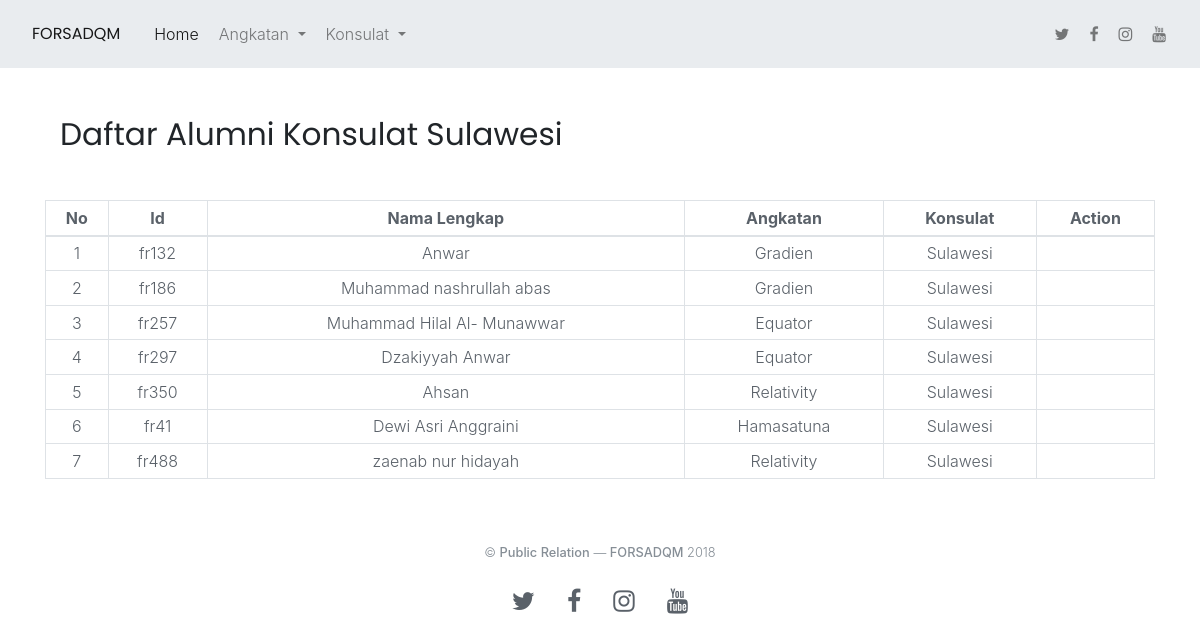
Screenshot of /index.php/konsulat/sulawesi with the database file from the repository.
### tables this page shows
CREATE TABLE `t_alumni` (
  `id` varchar(5) NOT NULL,
  `nama` varchar(34) NOT NULL,
  `jk` varchar(6) NOT NULL,
  `tempat` varchar(33) DEFAULT NULL,
  `tgl` date DEFAULT NULL,
  `angkatan` int(11) NOT NULL,
  `status` varchar(28) DEFAULT NULL,
  `alamat` varchar(162) NOT NULL,
  `konsulat` int(11) NOT NULL,
  `hp` varchar(40) NOT NULL,
  `email` varchar(45) DEFAULT NULL,
  `sosmed` varchar(70) DEFAULT NULL,
  `profesi` varchar(62) NOT NULL,
  `pekerjaan` varchar(98) NOT NULL,
  `institusi` varchar(67) DEFAULT NULL,
  `fakultas` varchar(66) DEFAULT NULL,
  `kerja` varchar(37) DEFAULT NULL,
  `perusahaan` varchar(101) DEFAULT NULL,
  `riwayat` varchar(554) DEFAULT NULL,
  `prestasi` varchar(500) DEFAULT NULL,
  `liqo` varchar(5) DEFAULT NULL,
  `murobbi` varchar(426) DEFAULT NULL,
  `hp_murobbi` varchar(23) DEFAULT NULL,
  `alasan` varchar(174) DEFAULT NULL
);

CREATE TABLE `t_angkatan` (
  `id` int(11) NOT NULL,
  `nama` varchar(30) NOT NULL
);

CREATE TABLE `t_konsulat` (
  `id` int(11) NOT NULL,
  `nama` varchar(30) NOT NULL
);

### application/controllers/Konsulat.php (called while the page is built, shortened)
<?php
class Konsulat extends CI_Controller{
    function sulawesi(){
        $this->load->model('M_Forsadqm');
		$data['alumni']		= $this->M_Forsadqm->alumni()->result();
		$data['konsulat']	= $this->M_Forsadqm->konsulat()->result();
		$data['angkatan']	= $this->M_Forsadqm->angkatan()->result();
		$data['sulawesi']    	= $this->db->get_where('t_alumni',array('konsulat'=>'11'))->result();
		$data['irhaby']			= $this->db->get_where('t_alumni',array('angkatan'=>'1'))->result();
		$data['hamasatuna']		= $this->db->get_where('t_alumni',array('angkatan'=>'2'))->result();
		$data['sirius']			= $this->db->get_where('t_alumni',array('angkatan'=>'3'))->result();
		$data['gradien']		= $this->db->get_where('t_alumni',array('angkatan'=>'4'))->result();
		$data['equator']		= $this->db->get_where('t_alumni',array('angkatan'=>'5'))->result();
		$data['relativity']		= $this->db->get_where('t_alumni',array('angkatan'=>'6'))->result();
		$this->load->view('layout/header');
		$this->load->view('konsulat/sulawesi',$data);
		$this->load->view('layout/footer');
    }
}
?>

### index.php (called while the page is built, shortened)
<?php
require_once BASEPATH.'core/CodeIgniter.php';

### application/models/M_Forsadqm.php (called while the page is built, shortened)
<?php
class M_Forsadqm extends CI_Model{
    function konsulat(){
        return $this->db->get('t_konsulat');
        return $query->result();
    }
    function angkatan(){
        return $this->db->get('t_angkatan');
        return $query->result();
    }
}
?>

### application/views/konsulat/sulawesi.php (the view)
<div id="" class="container mb-5 mt-5">
       <div class="section-title col-md-12 ml-auto mr-auto">
           <h3 class="mb-4">Daftar Alumni Konsulat Sulawesi</h3>
       </div>
   </div>
   <div class="container">
       <table class="table table-sm table-bordered table-hover">
           <thead>
               <tr>
                   <th class="text-center">No</th>
                   <th class="text-center">Id</th>
                   <th class="text-center">Nama Lengkap</th>
                   <th class="text-center">Angkatan</th>
                   <th class="text-center">Konsulat</th>
                   <th class="text-center">Action</th>
               </tr>
           </thead>
           <tbody>
           <?php
           $no = 1;
           foreach($sulawesi as $a){ ?>
               <tr>
                   <td class="text-center"><?php echo $no++ ?></td>
                   <td class="text-center"><?php echo $a->id ?></td>
                   <td class="text-center"><?php echo $a->nama ?></td>
                   <td class="text-center">
                       <?php foreach($angkatan as $an){ ?>
                           <?php if($a->angkatan == $an->id): ?>
                               <?php echo $an->nama ?>
                           <?php endif; ?>
                       <?php } ?>
                   </td>
                   <td class="text-center">
                       <?php foreach($konsulat as $k){ ?>
                           <?php if($a->konsulat == $k->id): ?>
                               <?php echo $k->nama ?>
                           <?php endif; ?>
                       <?php } ?>
                   </td>
                   <td class="text-center"></td>
               </tr>
           <?php } ?>
           </tbody>
       </table>
   </div>

### rows the page displays
t_alumni: id "fr132", nama "Anwar"
t_angkatan: nama "Gradien"
t_konsulat: nama "Sulawesi"
t_alumni: id "fr186", nama "Muhammad nashrullah abas"
t_alumni: id "fr257", nama "Muhammad Hilal Al- Munawwar"
t_angkatan: nama "Equator"
t_alumni: id "fr297", nama "Dzakiyyah Anwar"
t_alumni: id "fr350", nama "Ahsan"
t_angkatan: nama "Relativity"
t_alumni: id "fr41", nama "Dewi Asri Anggraini"
t_angkatan: nama "Hamasatuna"
t_alumni: id "fr488", nama "zaenab nur hidayah"
